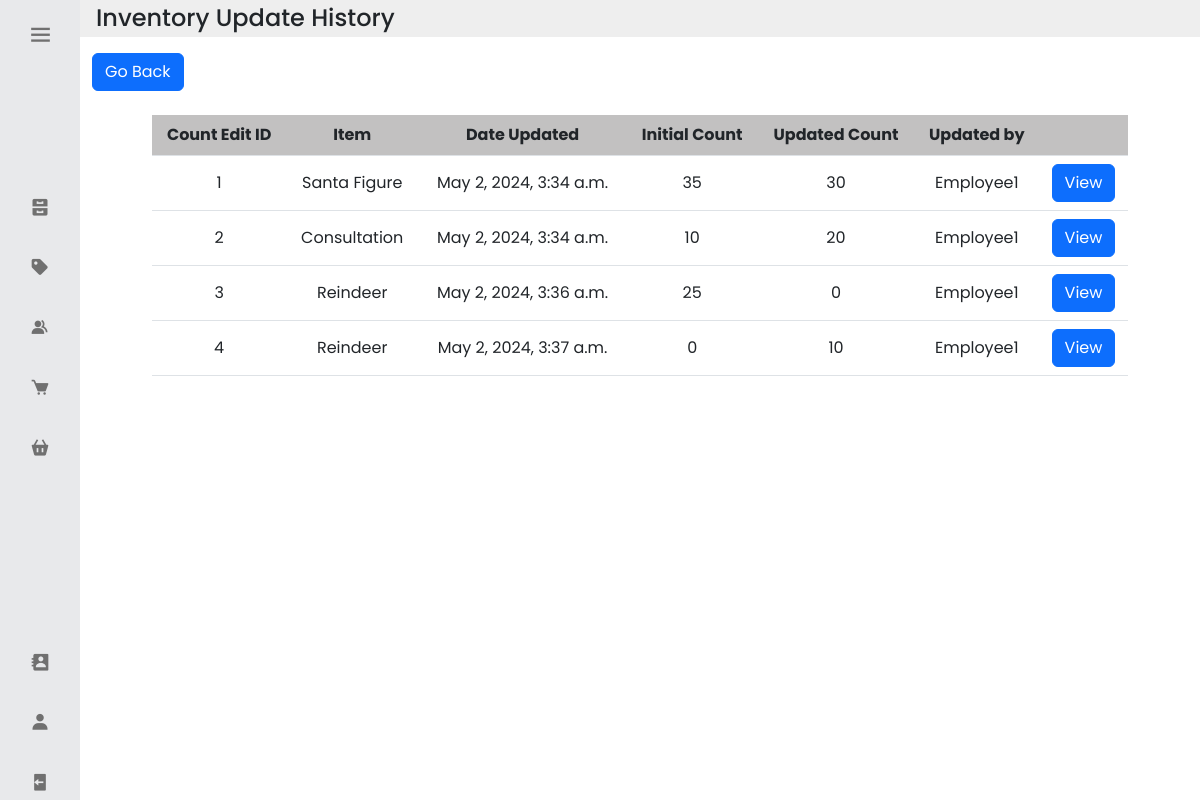
/inventory_update_history (signed in), run on the app's committed database.
### inventoryapp/models.py (models this page shows, shortened)
class Count_Edit_History(models.Model):
    Count_Edit_ID = models.AutoField(primary_key=True)
    Date_Updated = models.DateTimeField()
    Initial_Inventory_Count = models.PositiveIntegerField(validators=[MaxValueValidator(99999)])
    Updated_Inventory_Count = models.PositiveIntegerField(validators=[MaxValueValidator(99999)])
    Image_Report = models.ImageField(upload_to='count_edit_images/', null=True, blank=True)
    Text_Report = models.TextField(validators=[MaxLengthValidator(1024)])
    Product_ID = models.ForeignKey(Product, on_delete=models.PROTECT)
    Account_ID = models.ForeignKey(Account, on_delete=models.PROTECT)

class Product(models.Model):
    Product_ID = models.AutoField(primary_key=True)
    EAS_Product_ID = models.CharField(max_length=32, unique=True)
    Name = models.CharField(max_length=64)
    Picture = models.ImageField(null=True, blank=True, upload_to='product_images/', )
    SKU = models.CharField(max_length=32)
    Price = models.DecimalField(max_digits=7, decimal_places=2, validators=[MinValueValidator(0)])
    Actual_Inventory_Count = models.PositiveIntegerField(validators =[MaxValueValidator(99999)])
    Reserved_Inventory_Count = models.PositiveIntegerField(validators =[MaxValueValidator(99999)], default = 0)
    To_Be_Received_Inventory_Count = models.PositiveIntegerField(validators =[MaxValueValidator(99999)], default = 0)
    Visibility = models.BooleanField(default=True)
    Product_Low_Stock_Threshold = models.PositiveIntegerField(validators =[MaxValueValidator(99999)], null=True, blank=True)
    Product_Stock_Status = models.CharField(max_length=16)
    Category = models.ForeignKey("Category", on_delete=models.PROTECT)
    def __str__(self):
        return self.Name

class Account(models.Model):
    Account_ID = models.AutoField(primary_key=True)
    user = models.OneToOneField(User, on_delete=models.CASCADE)
    Profile_Picture = models.ImageField(upload_to='account_pfps/', null=True, blank=True)
    First_Name = models.CharField(max_length=32)
    Last_Name = models.CharField(max_length=32)
    Role = models.CharField(max_length = 32)
    Visibility = models.BooleanField(default=True)
    def __str__(self):
        return str(self.user)

### inventoryapp/views.py (the view)
# urls.py: path('inventory_update_history', views.inventory_update_history, name='inventory_update_history'),
@login_required
def inventory_update_history(request):
    Count_Edits = Count_Edit_History.objects.all()
    return render(request, 'inventoryapp/inventory_update_history.html',{'Count_Edits':Count_Edits})

### inventoryapp/templates/inventoryapp/inventory_update_history.html (shortened to what this page needs)
{% extends 'inventoryapp/base.html' %}
{% load static %}
{% block content %}
<head>
    <link rel="stylesheet" href="https://cdnjs.cloudflare.com/ajax/libs/twitter-bootstrap/5.3.0/css/bootstrap.min.css">
    <link rel="stylesheet" href="https://cdn.datatables.net/2.0.0/css/dataTables.bootstrap5.css">
</head>
<body class="bg-light">
    <div class="container-fluid">
        <div class="row p-1" style="background-color: #eee;">
            <div class="col-md-auto d-flex align-items-center">
                <h4 class="m-0 mr-3">Inventory Update History</h4>
            </div>
        </div>
        <div class="row mt-3">
            <div class="col-md-auto">
                <a href="{% url 'edit_count' %}" class="btn btn-primary">Go Back</a>
            </div>
        </div>
        <div class="row mt-4 mx-5">
            <div class="table-responsive">
                <table id="inventory_update_history" class="table text-center">
                    <thead>
                        <tr>
                            <th scope="col" style="background-color: #C2C1C1; text-align: center;">Count Edit ID</th>
                            <th scope="col" style="background-color: #C2C1C1; text-align: center;">Item</th>
                            <th scope="col" style="background-color: #C2C1C1; text-align: center;">Date Updated</th>
                            <th scope="col" style="background-color: #C2C1C1; text-align: center;">Initial Count</th>
                            <th scope="col" style="background-color: #C2C1C1; text-align: center;">Updated Count</th>
                            <th scope="col" style="background-color: #C2C1C1; text-align: center;">Updated by</th>
                            <th scope="col" style="background-color: #C2C1C1; text-align: center;"></th>
                        </tr>
                    </thead>
                    <tbody>
                        {% for edit in Count_Edits %}
                        <tr>
                            <td class="count_id" style="text-align: center; vertical-align: middle;">{{ edit.Count_Edit_ID }}</td>
                            <td class="item_name" style="text-align: center; vertical-align: middle;">{{ edit.Product_ID }}</td>
                            <td class="initial_count" style="text-align: center; vertical-align: middle;">{{ edit.Date_Updated }}</td>
                            <td class="initial_count" style="text-align: center; vertical-align: middle;">{{ edit.Initial_Inventory_Count }}</td>
                            <td class="updated_count" style="text-align: center; vertical-align: middle;">{{ edit.Updated_Inventory_Count }}</td>
                            <td class="updated_by" style="text-align: center; vertical-align: middle;">{{ edit.Account_ID }}</td>
                            <td>
                                <button type="button" class="btn btn-primary btn-view" data-bs-toggle="modal" data-bs-target="#editCountModal" data-editCount-pk="{{ edit.Count_Edit_ID }}">View</button>
                            </td>
                        </tr>
                        {% endfor %}
                    </tbody>
                </table>
            </div>
        </div>
</body>
{% endblock %}

### inventoryapp/static/base.css (style rules this page uses)
* { font-family: 'Poppins', sans-serif; margin: 0; padding: 0; box-sizing: border-box; }
:root { --body-color: #fff; --sidebar-color: #e8e9eb; --primary-color: #970101; --primary-color-light: #800080; --toggle-color: #ddd; --text-color: #707070; --tran-02: all 0.2s ease; --tran-03: all 0.3s ease; --tran-04: all 0.4s ease; --tran-05: all 0.5s ease; }

### data on the page
Count_Edit_History: Count_Edit_ID "1", Product_ID "Santa Figure", Date_Updated "May 2, 2024, 3:34 a.m.", Initial_Inventory_Count "35", Updated_Inventory_Count "30", Account_ID "Employee1"
Count_Edit_History: Count_Edit_ID "2", Product_ID "Consultation", Date_Updated "May 2, 2024, 3:34 a.m.", Initial_Inventory_Count "10", Updated_Inventory_Count "20", Account_ID "Employee1"
Count_Edit_History: Count_Edit_ID "3", Product_ID "Reindeer", Date_Updated "May 2, 2024, 3:36 a.m.", Initial_Inventory_Count "25", Updated_Inventory_Count "0", Account_ID "Employee1"
Count_Edit_History: Count_Edit_ID "4", Product_ID "Reindeer", Date_Updated "May 2, 2024, 3:37 a.m.", Initial_Inventory_Count "0", Updated_Inventory_Count "10", Account_ID "Employee1"
